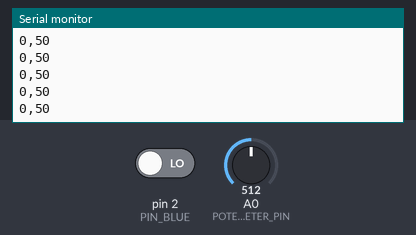
Simulated run of this sketch. Board: Arduino Uno, built with avr-gcc and run on an emulated ATmega328P. On the bench: the last lines printed to the serial monitor. Inputs (shaded band) come from the test bench; at power-on: A0 (POTENTIONETER_PIN) = 512, pin 2 (PIN_BLUE) LOW.

Above: at 1.2 s.
1.3 s: A0 (POTENTIONETER_PIN) set to 716
At 1.48 s:
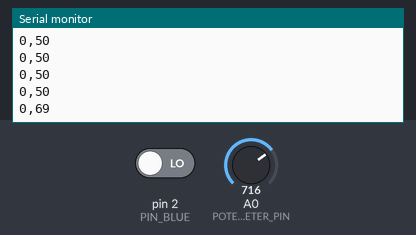
2.8 s: pin 2 (PIN_BLUE) driven HIGH
At 2.99 s:
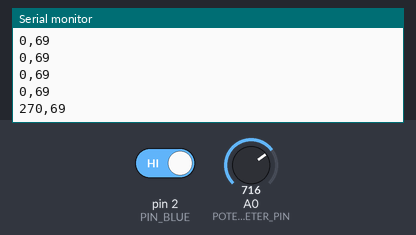
4.3 s: A0 (POTENTIONETER_PIN) set to 900
At 4.34 s:
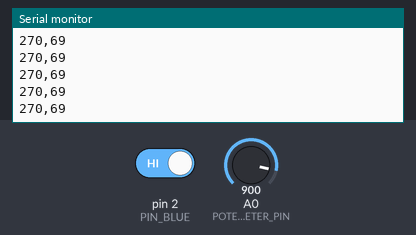
5.8 s: pin 2 (PIN_BLUE) driven LOW
At 6.0 s:
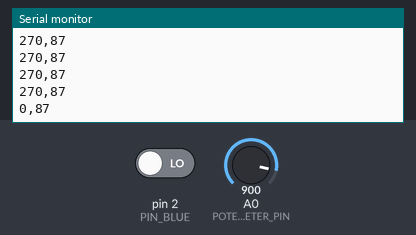
Timing chart, 0 to 8.3 s (numbered marks = the images above; inputs shaded):
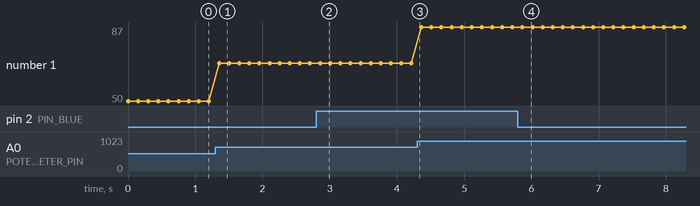

Measured:
- after the input at 1.3 s, the serial monitor: prints a new line after 0.05 s (image 1)
- after the input at 2.8 s, the serial monitor: prints a new line after 0.06 s (image 2)
- after the input at 5.8 s, the serial monitor: prints a new line after 0.07 s (image 4)
- plotted number 1: 50 → 69 after the input at 1.3 s, 69 → 87 after the input at 4.3 s

The sketch:

arduino_sketch.ino
```cpp
#define PIN_BLUE 2
#define POTENTIONETER_PIN A0

int iteration;
int myColor;
int dataArray[2];

void setup() {
  Serial.begin(9600);
}

void loop() {
  iteration = map(analogRead(POTENTIONETER_PIN), 0, 1024, 0, 100);
  if(digitalRead(PIN_BLUE) == HIGH){
    myColor = 270;
  }else{
    myColor = 0;
  }
//  dataArray[0] = myColor;
//  dataArray[1] = iteration;
  Serial.print(myColor);
  Serial.print(',');
  Serial.println(iteration);
  delay(150);
}
```
